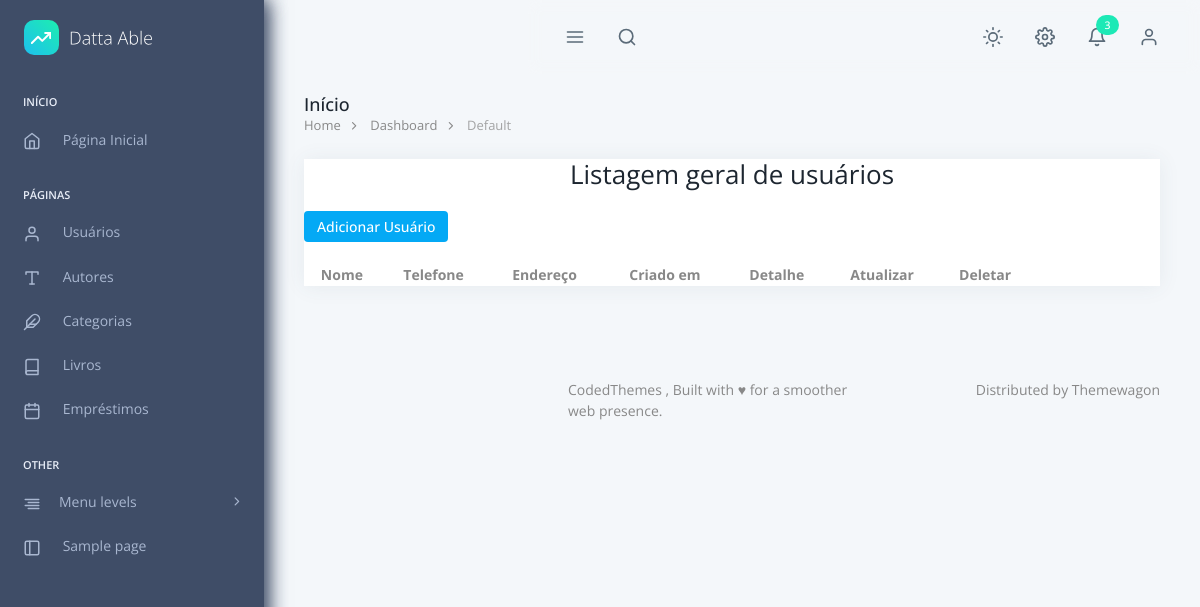
/usuario/ (signed in), run on an earlier commit of the app's database.
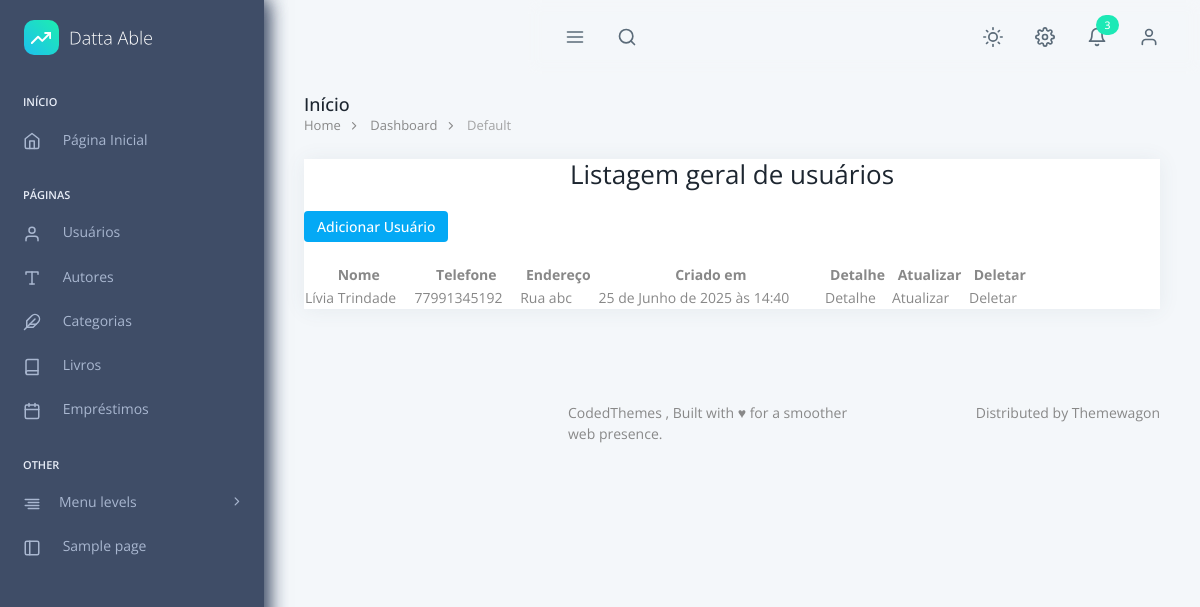
And on a later commit of the database.
### usuario/models.py (models this page shows, shortened)
class Usuario(User):
    nome = models.CharField(max_length=100)
    telefone = models.CharField(max_length=100)
    endereco = models.CharField(max_length=100)
    criado_em = models.DateTimeField(auto_now_add=True)
    class Meta:
        db_table = "usuarios_usuarios"
        permissions = [
            ("detail_usuario", "Pode ver o detalhe de usuário"),
        ]

### usuario/views.py (the view)
# urls.py: path('', views.index, name='index-autor'),
@login_required
@permission_required('usuario.view_usuario', raise_exception=True)
def index(request):
    usuarios = Usuario.objects.all()
    return render(request, 'usuario/index.html', {'usuarios': usuarios})

### templates/usuario/index.html
{% extends "_base.html" %}
{% load static %}
{% block content %}
<div class="text-center">
<h3>Listagem geral de usuários</h3> <br>
</div>
<a href="create/" class="btn btn-sm btn-primary">Adicionar Usuário</a> <br><br>
    <div>
        <table style="width: 85%;">
            <thead>
                <tr>
                    <th> Nome </th>
                    <th> Telefone </th>
                    <th> Endereço </th>
                    <th> Criado em </th>
                    {% if perms.usuario.detail_usuario %}<th> Detalhe </th>{% endif %}
                    {% if perms.usuario.change_usuario %}<th> Atualizar </th>{% endif %}
                    {% if perms.usuario.delete_usuario %}<th> Deletar </th>{% endif %}
                </tr>
            </thead>
            <tbody>
                {% for usuario in usuarios %}
                <tr>
                    <td> {{ usuario.nome }} </td>
                    <td> {{ usuario.telefone }} </td>
                    <td> {{ usuario.endereco }} </td>
                    <td> {{ usuario.criado_em }}</td>
                    {% if perms.usuario.detail_usuario %}
                    <td><a href="/usuario/{{usuario.id}}"> Detalhe</a></td>
                    {% endif %}
                    {% if perms.usuario.change_usuario %}
                    <td><a href="/usuario/update/{{usuario.id}}"> Atualizar</a></td>
                    {% endif %}
                    {% if perms.usuario.delete_usuario %}
                    <td><a href="/usuario/delete/{{usuario.id}}"> Deletar</a></td>
                    {% endif %}
                </tr>
                {% endfor %}
            </tbody>
        </table>
    </div>
</div>
{% endblock %}

### templates/_base.html (shortened to what this page needs)
{% load static %}
<!doctype html>
<html lang="en" data-pc-preset="preset-1" data-pc-sidebar-caption="true" data-pc-direction="ltr" dir="ltr" data-pc-theme="light">
  <head>
<link rel="stylesheet" href="{% static 'fonts/phosphor/duotone/style.css' %}" />
<link rel="stylesheet" href="{% static 'fonts/tabler-icons.min.css' %}" />
<link rel="stylesheet" href="{% static 'fonts/feather.css' %}" />
<link rel="stylesheet" href="{% static 'fonts/fontawesome.css' %}" />
<link rel="stylesheet" href="{% static 'fonts/material.css' %}" />
<link rel="stylesheet" href="{% static 'css/style.css' %}" id="main-style-link" />
  </head>
  <body>
<nav class="pc-sidebar">
 {% include "_sidebar.html" %}
</nav>
<header class="pc-header">
 {% include "_topbar.html" %}
</header>
    <div class="pc-container">
      <div class="pc-content">
        <div class="page-header">
          <div class="page-block">
            <div class="page-header-title">
              <h5 class="mb-0 font-medium">Início</h5>
            </div>
            <ul class="breadcrumb">
              <li class="breadcrumb-item"><a href="../dashboard/index.html">Home</a></li>
              <li class="breadcrumb-item"><a href="javascript: void(0)">Dashboard</a></li>
              <li class="breadcrumb-item" aria-current="page">Default</li>
            </ul>
          </div>
        </div>
    <div class="card table-card">
        {% block content %}
        {% endblock %}
    </div>
    <footer class="pc-footer">
      <div class="footer-wrapper container-fluid mx-10">
        <div class="grid grid-cols-12 gap-1.5">
          <div class="col-span-12 sm:col-span-6 my-1">
              <a href="https://codedthemes.com/" class="text-theme-bodycolor dark:text-themedark-bodycolor hover:text-primary-500 dark:hover:text-primary-500" target="_blank">CodedThemes</a>
              , Built with ♥ for a smoother web presence.
          </div>
          <div class="col-span-12 sm:col-span-6 my-1 justify-self-end">
                   <p class="inline-block max-sm:mr-3 sm:ml-2">Distributed by <a href="https://themewagon.com" target="_blank">Themewagon</a></p>
          </div>
        </div>
      </div>
    </footer>
  </body>
</html>

### templates/_sidebar.html (shortened to what this page needs)
{% load static %}
<nav class="pc-sidebar">
  <div class="navbar-wrapper">
    <div class="m-header flex items-center py-4 px-6 h-header-height">
      <a href="../dashboard/index.html" class="b-brand flex items-center gap-3">
        <img src="{% static 'images/logo.png' %}" class="img-fluid logo logo-lg" alt="logo" />
      </a>
    </div>
    <div class="navbar-content h-[calc(100vh_-_74px)] py-2.5">
      <ul class="pc-navbar">
        <li class="pc-item pc-caption">
          <label>Início</label>
        </li>
        <li class="pc-item">
        <li class="pc-item">
          <a href="index.html" class="pc-link">
            <span class="pc-micon">
              <i data-feather="home"></i>
            </span>
            <span class="pc-mtext">Página Inicial</span>
          </a>
        </li>
        <li class="pc-item pc-caption">
          <label>Páginas</label>
        </li>
        <li class="pc-item pc-hasmenu">
          <a href="/usuario" class="pc-link">
            <span class="pc-micon"> <i data-feather="user"></i></span>
            <span class="pc-mtext">Usuários</span>
          </a>
        </li>
        <li class="pc-item pc-hasmenu">
          <a href="/autor" class="pc-link">
            <span class="pc-micon"> <i data-feather="type"></i></span>
            <span class="pc-mtext">Autores</span>
          </a>
        </li>
        <li class="pc-item pc-hasmenu">
          <a href="/categoria" class="pc-link">
            <span class="pc-micon"> <i data-feather="feather"></i></span>
            <span class="pc-mtext">Categorias</span>
          </a>
        </li>
         <li class="pc-item pc-hasmenu">
          <a href="/categoria" class="pc-link">
            <span class="pc-micon"> <i data-feather="book"></i></span>
            <span class="pc-mtext">Livros</span>
          </a>
        </li>
         <li class="pc-item pc-hasmenu">
          <a href="/categoria" class="pc-link">
            <span class="pc-micon"> <i data-feather="calendar"></i></span>
            <span class="pc-mtext">Empréstimos</span>
          </a>
        </li>
        <li class="pc-item pc-caption">
          <label>Other</label>
        </li>
        <li class="pc-item pc-hasmenu">
          <a href="#!" class="pc-link"><span class="pc-micon"> <i data-feather="align-right"></i> </span><span
              class="pc-mtext">Menu levels</span><span class="pc-arrow"><i class="ti ti-chevron-right"></i></span></a>
        </li>
        <li class="pc-item">
          <a href="../other/sample-page.html" class="pc-link">
            <span class="pc-micon">
              <i data-feather="sidebar"></i>
            </span>
            <span class="pc-mtext">Sample page</span>
          </a>
        </li>
      </ul>
    </div>
  </div>
</nav>

### templates/_topbar.html (shortened to what this page needs)
{% load static %}
<header class="pc-header">
  <div class="header-wrapper flex max-sm:px-[15px] px-[25px] grow">
<div class="me-auto pc-mob-drp">
  <ul class="inline-flex *:min-h-header-height *:inline-flex *:items-center">
    <li class="pc-h-item pc-sidebar-collapse max-lg:hidden lg:inline-flex">
      <a href="#" class="pc-head-link ltr:!ml-0 rtl:!mr-0" id="sidebar-hide">
        <i data-feather="menu"></i>
      </a>
    </li>
    <li class="dropdown pc-h-item">
      <a class="pc-head-link dropdown-toggle me-0" data-pc-toggle="dropdown" href="#" role="button"
        aria-haspopup="false" aria-expanded="false">
        <i data-feather="search"></i>
      </a>
    </li>
  </ul>
</div>
<div class="ms-auto">
  <ul class="inline-flex *:min-h-header-height *:inline-flex *:items-center">
    <li class="dropdown pc-h-item">
      <a class="pc-head-link dropdown-toggle me-0" data-pc-toggle="dropdown" href="#" role="button"
        aria-haspopup="false" aria-expanded="false">
        <i data-feather="sun"></i>
      </a>
    </li>
    <li class="dropdown pc-h-item">
      <a class="pc-head-link dropdown-toggle me-0" data-pc-toggle="dropdown" href="#" role="button"
        aria-haspopup="false" aria-expanded="false">
        <i data-feather="settings"></i>
      </a>
    </li>
    <li class="dropdown pc-h-item">
      <a class="pc-head-link dropdown-toggle me-0" data-pc-toggle="dropdown" href="#" role="button"
        aria-haspopup="false" aria-expanded="false">
        <i data-feather="bell"></i>
        <span class="badge bg-success-500 text-white rounded-full z-10 absolute right-0 top-0">3</span>
      </a>
    </li>
    <li class="dropdown pc-h-item header-user-profile">
      <a class="pc-head-link dropdown-toggle arrow-none me-0" data-pc-toggle="dropdown" href="#" role="button"
        aria-haspopup="false" data-pc-auto-close="outside" aria-expanded="false">
        <i data-feather="user"></i>
      </a>
    </li>
  </ul>
</div></div>
</header>

What changed in the data, as far as the page shows it:
added Usuario: nome "Lívia Trindade", telefone "77991345192", endereco "Rua abc", criado_em "25 de Junho de 2025 às 14:40"
